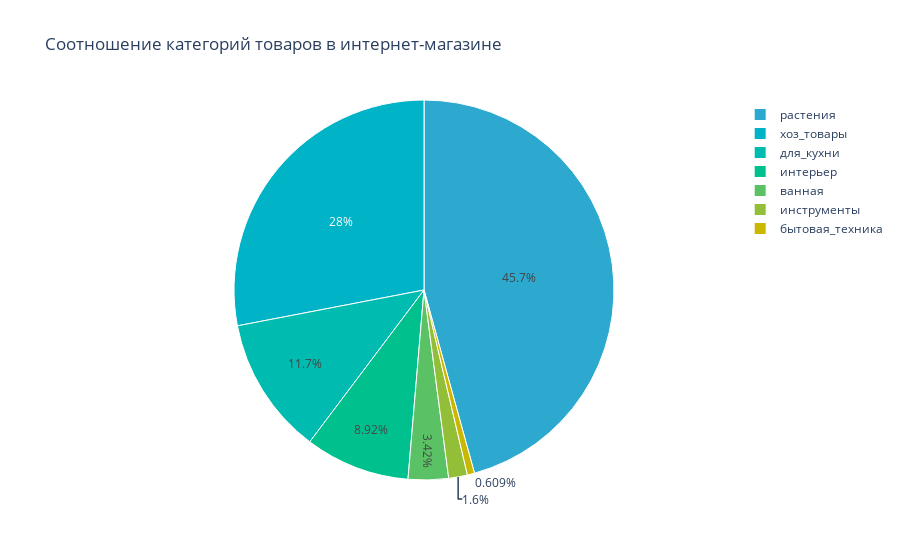

The notebook cell saved with this chart:
### Code cell
#посмотрим на соотношение категорий товаров
fig = go.Figure(
    data=[go.Pie(labels=categoryzer_df["category"], values=categoryzer_df["rows"])]
)
fig.update_traces(marker=dict(colors=['#2da9cf', '#00b3c7', '#00bbb0', '#00c08e', '#5ac265', '#93bf38', '#c9b701'], line=dict(color='#ffffff', width=1)))
fig.update_layout(title="Соотношение категорий товаров в интернет-магазине")
fig.show()

### Figure 1 — Plotly figure (JSON) as saved in the notebook; plotly's stock layout.template omitted (floating-point values rounded to 4 significant figures)
{"data": [{"labels": ["растения", "хоз_товары", "для_кухни", "интерьер", "ванная", "инструменты", "бытовая_техника"], "marker": {"colors": ["#2da9cf", "#00b3c7", "#00bbb0", "#00c08e", "#5ac265", "#93bf38", "#c9b701"], "line": {"color": "#ffffff", "width": 1}}, "type": "pie", "values": [2178, 1335, 558, 425, 163, 76, 29]}], "layout": {"autosize": true, "title": {"text": "Соотношение категорий товаров в интернет-магазине"}}}
